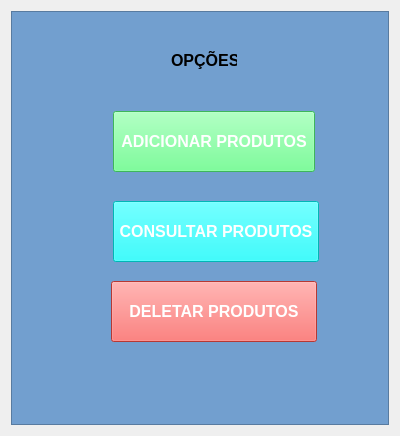
<?xml version="1.0" encoding="UTF-8"?>
<ui version="4.0">
 <class>Form</class>
 <widget class="QWidget" name="Form">
  <property name="geometry">
   <rect>
    <x>0</x>
    <y>0</y>
    <width>400</width>
    <height>436</height>
   </rect>
  </property>
  <property name="windowTitle">
   <string>Form</string>
  </property>
  <layout class="QGridLayout" name="gridLayout">
   <item row="0" column="0">
    <widget class="QFrame" name="frame">
     <property name="styleSheet">
      <string notr="true">background-color: rgb(114, 159, 207);</string>
     </property>
     <property name="frameShape">
      <enum>QFrame::StyledPanel</enum>
     </property>
     <property name="frameShadow">
      <enum>QFrame::Raised</enum>
     </property>
     <widget class="QPushButton" name="pB_consultar">
      <property name="geometry">
       <rect>
        <x>102</x>
        <y>190</y>
        <width>206</width>
        <height>61</height>
       </rect>
      </property>
      <property name="font">
       <font>
        <pointsize>12</pointsize>
        <weight>75</weight>
        <bold>true</bold>
       </font>
      </property>
      <property name="styleSheet">
       <string notr="true">background-color: rgb(0, 255, 255);
color: rgb(255, 255, 255);</string>
      </property>
      <property name="text">
       <string>CONSULTAR PRODUTOS</string>
      </property>
     </widget>
     <widget class="QPushButton" name="pB_deletar">
      <property name="geometry">
       <rect>
        <x>100</x>
        <y>270</y>
        <width>206</width>
        <height>61</height>
       </rect>
      </property>
      <property name="font">
       <font>
        <pointsize>12</pointsize>
        <weight>75</weight>
        <bold>true</bold>
       </font>
      </property>
      <property name="styleSheet">
       <string notr="true">background-color: rgb(255, 79, 73);
color: rgb(255, 255, 255);</string>
      </property>
      <property name="text">
       <string>DELETAR PRODUTOS</string>
      </property>
     </widget>
     <widget class="QPushButton" name="pB_adicionar">
      <property name="geometry">
       <rect>
        <x>102</x>
        <y>100</y>
        <width>202</width>
        <height>61</height>
       </rect>
      </property>
      <property name="font">
       <font>
        <pointsize>12</pointsize>
        <weight>75</weight>
        <bold>true</bold>
       </font>
      </property>
      <property name="styleSheet">
       <string notr="true">background-color: rgb(85, 255, 127);
color: rgb(255, 255, 255);</string>
      </property>
      <property name="text">
       <string>ADICIONAR PRODUTOS</string>
      </property>
      <property name="autoRepeatDelay">
       <number>300</number>
      </property>
     </widget>
     <widget class="QLabel" name="label">
      <property name="geometry">
       <rect>
        <x>160</x>
        <y>40</y>
        <width>66</width>
        <height>19</height>
       </rect>
      </property>
      <property name="font">
       <font>
        <pointsize>12</pointsize>
        <weight>75</weight>
        <bold>true</bold>
       </font>
      </property>
      <property name="text">
       <string>OPÇÕES</string>
      </property>
     </widget>
    </widget>
   </item>
  </layout>
 </widget>
 <resources/>
 <connections/>
</ui>
